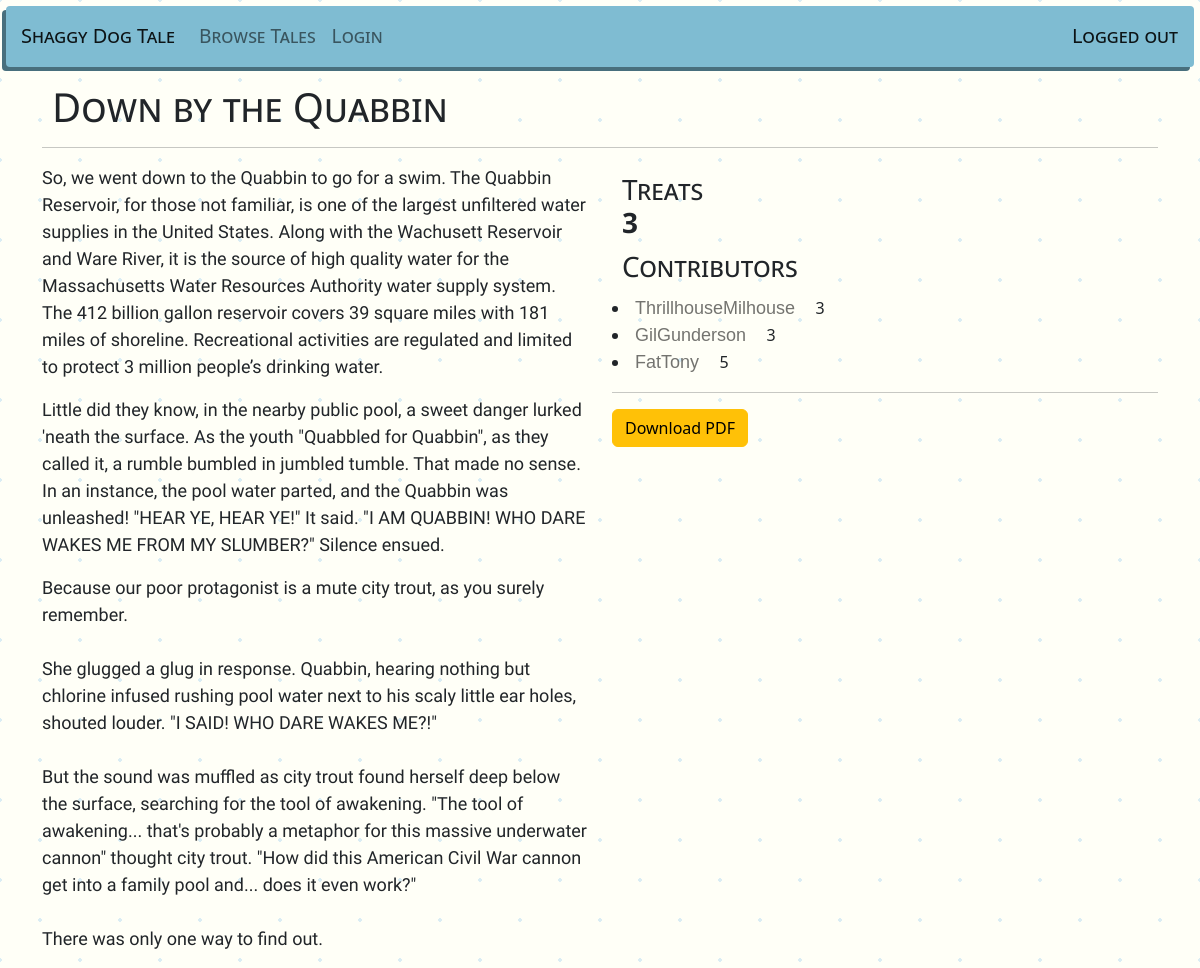
The page /shaggydogtale/view/23 on the database its author committed.
### shaggydogtale/models.py (models this page shows, shortened)
class Story(models.Model):
    title = models.CharField(max_length=100)
    beginning = models.TextField(max_length=2000)
    middle = models.TextField(max_length=2000)
    end = models.TextField(max_length=2000)

### shaggydogtale/views.py (the view, shortened to what this page needs)
# urls.py: path('view/<story_id>', views.View, name="view"),
def View(request, story_id, editMode=False):
    story = Story.objects.get(id=story_id)
    storyBeginning = "..." + story.beginning[round(len(story.beginning)/2) : len(story.beginning)]
    storyMiddle = "..." + story.middle[round(len(story.middle)/2) : len(story.middle)]
    storyEnd = "..." + story.end[round(len(story.end)/2) : len(story.end)]
    contributions = story.contributions.all()
    userContribution = None
    beginningContributor = None
    middleContributor = None
    endContributor = None
    beginningContributorRating = 0
    middleContributorRating = 0
    endContributorRating = 0
    userVote = None
    for contribution in contributions:
        if contribution.user == request.user:
            userContribution = contribution
        match contribution.section:
            case 'b':
                beginningContributor = User.objects.get(id=contribution.user.id)
                for contribution in beginningContributor.contributions.all():
                    for vote in contribution.story.votes.all():
                        beginningContributorRating += vote.vote
            case 'm':
                middleContributor = User.objects.get(id=contribution.user.id)
                for contribution in middleContributor.contributions.all():
                    for vote in contribution.story.votes.all():
                        middleContributorRating += vote.vote
            case 'e':
                endContributor = User.objects.get(id=contribution.user.id)
                for contribution in endContributor.contributions.all():
                    for vote in contribution.story.votes.all():
                        endContributorRating += vote.vote
    message=None
    form=None
    if userContribution:
        if userContribution.section == 'b':
            form = BeginningForm(request.POST or None, instance=story)
            if form.is_valid():
                form.save()
                messages.success(request, f'Beginning updated for {story.title}!')
                return redirect('shaggydogtale:view', story_id=story.id)
        elif userContribution.section == 'm':
            form = MiddleForm(request.POST or None, instance=story)
            if form.is_valid():
                form.save()
                messages.success(request, f'Middle updated for {story.title}!')
                return redirect('shaggydogtale:view', story_id=story.id)
        elif userContribution.section == 'e':
            form = EndForm(request.POST or None, instance=story)
            if form.is_valid():
                form.save()
                messages.success(request, f'End updated for {story.title}!')
                return redirect('shaggydogtale:view', story_id=story.id)
    else:
        if contributions.count() == 1:
            form = MiddleForm(request.POST or None, instance=story)
            if form.is_valid():
                story_id = form.save()
                Contribution.objects.create(user=request.user, story=story_id, section='m')
                messages.success(request, f'Middle created for {story.title}!')
                return redirect('shaggydogtale:view', story_id=story.id)
        else:
            if request.user.is_authenticated:
                userVote = Vote.objects.filter(user=request.user, story=story_id)
                if userVote.count() == 0:
                    if 'Upvote' in request.POST:
                        Vote.objects.create(user=request.user, story=story, vote=1)
                        messages.success(request, f'Upvoted {story.title}!')
                        return redirect('shaggydogtale:view', story_id=story.id)
                    if 'Downvote' in request.POST:
                        Vote.objects.create(user=request.user, story=story, vote=-1)
                        messages.success(request, f'Downvoted {story.title}!')
                        return redirect('shaggydogtale:view', story_id=story.id)
    storyRating = 0
    for vote in story.votes.all():
        storyRating += vote.vote
    context = {
        'story': story,
        'storyBeginning': storyBeginning,
        'storyMiddle': storyMiddle,
        'storyEnd': storyEnd,
        'contributions': contributions,
        'userContribution': userContribution,
        'beginningContributor': beginningContributor,
        'middleContributor': middleContributor,
        'endContributor': endContributor,
        'beginningContributorRating': beginningContributorRating,
        'middleContributorRating': middleContributorRating,
        'endContributorRating': endContributorRating,
        'message': message,
        'form': form,
        'userVote': userVote,
        'storyRating': storyRating,
        'editMode': editMode
    }
    return render(request, 'shaggydogtale/view.html', context)

### shaggydogtale/templates/shaggydogtale/view.html (shortened to what this page needs)
{% extends 'shaggydogtale/base.html' %}
{% block body %}
<div class="container">
    <div class="row">
        <div class="col">
            <h1 class="page-title">{{story.title}}</h1>
            <hr>
        </div>
    </div>
    <div class="row">
        <div class="col">
            {% if userContribution %}
                {% if userContribution.section == 'b' and editMode %}
                    <form method="POST" id="storyForm" class="story-block">
                        {% csrf_token %}
                        {{form.as_p}}
                    </form>
                {% else %}
                    {% if contributions.count == 3 %}
                        <p class="story-text">{{story.beginning|linebreaksbr}}</p>
                    {% else %}
                        <p class="story-text">{{storyBeginning|linebreaksbr}}</p>
                    {% endif %}
                {% endif %}
                {% if userContribution.section == 'm' and editMode %}
                    <form method="POST" id="storyForm" class="story-block">
                        {% csrf_token %}
                        {{form.as_p}}
                    </form>
                {% else %}
                    {% if contributions.count == 3 %}
                        <p class="story-text">{{story.middle|linebreaksbr}}</p>
                    {% else %}
                        <p class="story-text">{{storyMiddle|linebreaksbr}}</p>
                    {% endif %}
                {% endif %}
                {% if userContribution.section == 'e' and editMode %}
                <form method="POST" id="storyForm" class="story-block">
                    {% csrf_token %}
                    {{form.as_p}}
                </form>
                {% else %}
                    {% if contributions.count == 3 %}
                        <p class="story-text">{{story.end|linebreaksbr}}</p>
                    {% else %}
                        <p class="story-text">{{storyEnd|linebreaksbr}}</p>
                    {% endif %}
                {% endif %}
            {% comment %} If user did not contribute {% endcomment %}
            {% else %}
                {% if contributions.count == 1 %}
                    <p class="story-text">{{storyBeginning|linebreaksbr}}</p>
                    {% if user.is_authenticated %}
                        <form method="POST" id="storyForm" class="story-block">
                            {% csrf_token %}
                            {{form.as_p}}
                        </form>
                    {% endif %}
                {% elif contributions.count == 3 %}
                    <p class="story-text">{{story.beginning|linebreaksbr}}</p>
                    <p class="story-text">{{story.middle|linebreaksbr}}</p>
                    <p class="story-text">{{story.end|linebreaksbr}}</p>
                {% endif %}
            {% endif %}
        </div>
        <div class="col">
            <h3 class="page-title">
                Treats
                <div>
                    <img src="https://cdn-icons-png.flaticon.com/512/5793/5793514.png" alt="" width="25px"><b>{{storyRating}}</b>
                </div>
            </h3>
            <h3 class="page-title">Contributors</h3>
            {% if beginningContributor %}
                <li><a class="story" href="{% url 'shaggydogtale:contributed' beginningContributor.id %}">{{beginningContributor.username}}</a> {{beginningContributorRating}}</li>
            {% else %}
                <li>None</li>
            {% endif %}
            {% if middleContributor %}
                <li><a class="story" href="{% url 'shaggydogtale:contributed' middleContributor.id %}">{{middleContributor.username}}</a> {{middleContributorRating}}</li>
            {% else %}
                <li>None</li>
            {% endif %}
            {% if endContributor %}
                <li><a class="story" href="{% url 'shaggydogtale:contributed' endContributor.id %}">{{endContributor.username}}</a> {{endContributorRating}}</li>
            {% else %}
                <li>None</li>
            {% endif %}
            <hr>
            <a href="{% url 'shaggydogtale:print' story.id %}" class="btn btn-warning">Download PDF</a>
        </div>
    </div>
        </div>
{% endblock body %}

### shaggydogtale/static/shaggydogtale/style.css (style rules this page uses)
a.story:link { color:#0000008C; font-family: Verdana, Geneva, Tahoma, sans-serif; font-weight: 500; font-size: large; text-decoration:none; }
.page-title { font-family:'Segoe UI', Tahoma, Geneva, Verdana, sans-serif; font-weight:400; font-variant: small-caps; text-rendering:geometricPrecision; margin: 10px; }
.story-text { font-family: 'Neucha', arial, serif; font-size: large; }
.background { background-color: #fffff7; opacity: 1; background-image: radial-gradient(#dbedf4 2px, transparent 2px), radial-gradient(#dbedf4 2px, #fffff7 2px); background-size: 80px 80px; background-position: 0 0,40px 40px; }

### rows shown on the page
Story: title "Down by the Quabbin", beginning "So, we went down to the Quabbin to go for a swim. The Quabbin Reservoir, for those not familiar, is one of the largest unfiltered water supplies in the United States. Along with the Wachusett Reservoir and Ware River, it is the source of high quality water for the Massachusetts Water Resources Authority water supply system. The 412 billion gallon reservoir covers 39 square miles with 181 miles of shoreline. Recreational activities are regulated and limited to protect 3 million people’s drinking water.", middle "Little did they know, in the nearby public pool, a sweet danger lurked 'neath the surface. As the youth \"Quabbled for Quabbin\", as they called it, a rumble bumbled in jumbled tumble. That made no sense. In an instance, the pool water parted, and the Quabbin was unleashed! \"HEAR YE, HEAR YE!\" It said. \"I AM QUABBIN! WHO DARE WAKES ME FROM MY SLUMBER?\" Silence ensued.", end "Because our poor protagonist is a mute city trout, as you surely remember. She glugged a glug in response. Quabbin, hearing nothing but chlorine infused rushing pool water next to his scaly little ear holes, shouted louder. \"I SAID! WHO DARE WAKES ME?!\" But the sound was muffled as city trout found herself deep below the surface, searching for the tool of awakening. \"The tool of awakening... that's probably a metaphor for this massive underwater cannon\" thought city trout. \"How did this American Civil War cannon get into a family pool and... does it even work?\" There was only one way to find out."

### other values the page prints
{{ storyRating }} "3"
{{ beginningContributor.username }} "ThrillhouseMilhouse"
{{ beginningContributorRating }} "3"
{{ middleContributor.username }} "GilGunderson"
{{ middleContributorRating }} "3"
{{ endContributor.username }} "FatTony"
{{ endContributorRating }} "5"
